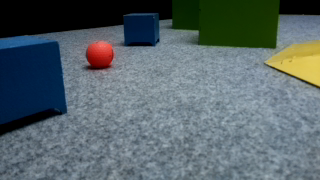
#> input picture Vision/20201030-120002.png, 320 x 180 px, found by its file name
$ python cv_loop.py   (older library calls are emulated)
#> lines starting #> are read from the running program, lines starting #| are printed output that depends on the picture; after the words box and inside, x2 and y2 are one past the last pixel; in counts of white or black regions, pixels touching at a corner belong together
#> in current_observation, image is the input picture: shape (180, 320, 3); mean B, G, R 105, 101, 88
import concurrent.futures
import multiprocessing
import sys
import time

import cv2
import numpy as np

# Initialse variablescd
# HSV colour thresholds
obstacle_avoidance = True

HSV_blue = [[76, 88, 18], [113, 255, 255]]
HSV_green = [[33, 77, 50], [74, 255, 255]]
HSV_yellow = [[15, 77, 23], [36, 255, 255]]
HSV_wall = [[0, 0, 0], [179, 255, 16]]
HSV_orange = [[101, 41, 51], [124, 255, 255]]
HSV_thresh = np.array([HSV_blue, HSV_green, HSV_yellow, HSV_wall, HSV_orange])

# Set morphology kernel size for image filtering
kernel = np.ones((5, 5))

# Initiate counter to only show every 10th computation
image_cnt = 0

# Define obstacle size, label, and colour
OBS_size = [0.075, 0.151, 0.56, 0, 0.044]   # size of obstacles in m
OBS_type = ["ROC", "SAT", "LAND", "WALL", "SAMP"] # labels
OBS_col = [[255, 127, 0], [0, 255, 0], [0, 255, 255], [255, 0, 255], [0, 127, 255]] # box colours
# Set camera image frame
#IMG_X = 640
#IMG_Y = 480
IMG_X = 320
IMG_Y = 240
# Calculate pixel focal width
KNOWN_PIXEL_WIDTH = 92  # Pixels
KNOWN_DIST = 0.20         # m
KNOWN_WIDTH = 0.069       # m
FOCAL_PIX = (KNOWN_PIXEL_WIDTH * KNOWN_DIST)/KNOWN_WIDTH

# Image crop to decrease image processing time
# [7 lines left out: function crop_image, not called in this run]

# HSV colour threshold filter
def mask_obs(image):
    # Convert BGR to HSV image
    now = time.time()
    HSV_bgy = cv2.cvtColor(image, cv2.COLOR_BGR2HSV)
#> HSV_bgy: shape (180, 320, 3); mean H, S, V 85.8, 83.1, 113.4
    # Convert RGB to HSV image
    HSV_o = cv2.cvtColor(image, cv2.COLOR_RGB2HSV)
#> HSV_o: shape (180, 320, 3); mean H, S, V 24.1, 83.1, 113.4
    masks_HSV = []
    # Apply mask for HSV range
    for indx, thresh in enumerate(HSV_thresh):
        # Blue Green and Yellow threshold and filter
        if indx < 4:
            now = time.time()
            masks_HSV.append(cv2.inRange(HSV_bgy, thresh[0], thresh[1]))
            elapsed = time.time() - now
            rate = 1.0 / elapsed
            #print([rate, "HSV_thresh+sum"])
        # Orange threshold and filter
        else:
            masks_HSV.append(cv2.inRange(HSV_o, thresh[0], thresh[1]))
#> after the loop, masks_HSV = 5 items
    elapsed = time.time() - now
    rate = 1.0 / elapsed
    #print([rate, "HSV_mask"])
    return masks_HSV

# Filters HSV image to remove noise
def HSV_filter(image):
    now = time.time()
    # HSV_sum = np.sum(image)
    # if HSV_sum > 0:
    # Opening - Erosion followed by dilation
    mask = cv2.morphologyEx(image, cv2.MORPH_OPEN, kernel)
    #mask = cv2.morphologyEx(mask, cv2.MORPH_CLOSE, kernel)
    mask = cv2.erode(mask, None, iterations=2)
    # Applying dilation a second time removes noise
    mask = cv2.dilate(mask, None, iterations=2)
    # else:
    #     mask = image
    elapsed = time.time() - now
    rate = 1.0 / elapsed
    #print([rate, "HSV_filter"])
    return mask

# [165 lines left out: functions HSV_orange_filter, detect_obs, not called in this run]

# Define Rocks
def detect_rock(hsv_masks):
    now = time.time()
    mask = hsv_masks
    HSV_sum = np.sum(mask)
    if HSV_sum == 0:
        return
    obs_array = []
    indx = 0
    contours, _ = cv2.findContours(mask, cv2.RETR_TREE, cv2.CHAIN_APPROX_SIMPLE)
    for cnt in contours:
        area = cv2.contourArea(cnt)
        # print(area)
        if area > 150:
            # obstacle type index
            obs_indx = indx
            # Obstacle label
            id_type = OBS_type[indx]
            # Boundary (x,y,w,h) box of contour
            boundary = cv2.boundingRect(cnt)
            # Check for error if boundaries outside of expected
            error = 0
            if boundary[1] >= 3:
                if ((boundary[3]/boundary[2])<0.6):
                    error = 1   # Obstacle overlapping
                    # Creates boundary for two obstacles with error noted
                    obs_array_overlap = overlap_obs(cnt, obs_indx, id_type, boundary, error)
                    # Appends two obstacles to array
                    for obs in obs_array_overlap:
                        obs_array.append(obs)
                    # Exit loop
                    continue
                elif (boundary[0] <= 3) or ((boundary[0] + boundary[2]) >= (IMG_X-3)):
                    error = 1   # Obstacle on boundary
                    obs_array_boundary = boundary_obs(cnt, obs_indx, id_type, boundary, error)
                    obs_array.append(obs_array_boundary)
                    # Exit loop
                    continue
                elif ((boundary[3]/boundary[2]) > 1.4):
                    error = 1   # Obstacle on boundary
                    obs_array_hidden = hidden_obs(cnt, obs_indx, id_type, boundary, error)
                    obs_array.append(obs_array_hidden)
                    # Exit loop
                    continue
                else:
                    error = 0   # No obstacle overlap
            # Find centre of enclosing circle
            centre, _ = cv2.minEnclosingCircle(cnt)
            # Width of contour in pixels
            pix_width = boundary[2]
            # Angle from centre of screen in radians
            obs_ang = np.arctan(((IMG_X/2) - int(centre[0]))/FOCAL_PIX)
            # Distance from camera in cm
            obs_dist = ((OBS_size[indx] * FOCAL_PIX) / pix_width)
            # Create list of values
            #print([id_type, pix_width, obs_dist])
            obs_array.append([obs_indx, id_type, obs_ang, obs_dist, centre, boundary, error])
    elapsed = time.time() - now
    rate = 1.0 / elapsed
    #print([rate, OBS_type[indx]])
    return obs_array

# Define Satellite
def detect_sat(hsv_masks):
    now = time.time()
    mask = hsv_masks
    HSV_sum = np.sum(mask)
    if HSV_sum == 0:
        return
    obs_array = []
    indx = 1
    contours, _ = cv2.findContours(mask, cv2.RETR_TREE, cv2.CHAIN_APPROX_SIMPLE)
    for cnt in contours:
        area = cv2.contourArea(cnt)
        # print(area)
        if area > 150:
            # obstacle type index
            obs_indx = indx
            # Obstacle label
            id_type = OBS_type[indx]
            # Boundary (x,y,w,h) box of contour
            boundary = cv2.boundingRect(cnt)
            # Check for error if boundaries outside of expected
            error = 0
            # [25 lines of commented-out code are left out]
            centre, _ = cv2.minEnclosingCircle(cnt)
            # Width of contour in pixels
            pix_width = boundary[2]
            # Angle from centre of screen in radians
            obs_ang = np.arctan(((IMG_X/2) - int(centre[0]))/FOCAL_PIX)
            # Distance from camera in cm
            obs_dist = ((OBS_size[indx] * FOCAL_PIX) / pix_width)
            # Create list of values
            #print([id_type, pix_width, obs_dist])
            obs_array.append([obs_indx, id_type, obs_ang, obs_dist, centre, boundary, error])
    elapsed = time.time() - now
    rate = 1.0 / elapsed
    #print([rate, OBS_type[indx]])
    return obs_array

# Define Lander
def detect_land(hsv_masks):
    now = time.time()
    mask = hsv_masks
    HSV_sum = np.sum(mask)
    if HSV_sum == 0:
        return
    obs_array = []
    indx = 2
    #_, contours, _ = cv2.findContours(mask, cv2.RETR_TREE, cv2.CHAIN_APPROX_SIMPLE)
    contours, _ = cv2.findContours(mask, cv2.RETR_EXTERNAL, cv2.CHAIN_APPROX_SIMPLE)
    cnt = np.concatenate(contours)
    #boundary_area = cv2.findNonZero(mask)
    # obstacle type index
    obs_indx = indx
    # Obstacle label
    id_type = OBS_type[indx]
    # Boundary (x,y,w,h) box of contour
    boundary = cv2.boundingRect(cnt)
    # Error if boundaries outside of norm
    if ((boundary[3]/boundary[2])>0.26):
        error = 1 # Lander partially obscured
    else:
        error = 0 # Lander completely visable
    # Find centre of enclosing circle
    centre, _ = cv2.minEnclosingCircle(cnt)
    # Width of contour in pixels
    pix_width = boundary[2]
    # Angle from centre of screen in radians
    obs_ang = np.arctan(((IMG_X/2) - int(centre[0]))/FOCAL_PIX)
    # Distance from camera in cm
    obs_dist = ((OBS_size[indx] * FOCAL_PIX) / pix_width)
    # Create list of values
    obs_array.append([obs_indx, id_type, obs_ang, obs_dist, centre, boundary, error])
    elapsed = time.time() - now
    rate = 1.0 / elapsed
    #print([rate, OBS_type[indx]])
    return obs_array

# Define Wall
def detect_wall(hsv_masks):
    now = time.time()
    mask = hsv_masks
    HSV_sum = np.sum(mask)
    if HSV_sum == 0:
        return
    obs_array = []
    indx = 3
    #_, contours, _ = cv2.findContours(mask, cv2.RETR_TREE, cv2.CHAIN_APPROX_SIMPLE)
    contours, _ = cv2.findContours(mask, cv2.RETR_EXTERNAL, cv2.CHAIN_APPROX_SIMPLE)
    # Sort contours by size
    areas = [cv2.contourArea(cnt) for cnt in contours]
    # index largest object
    max_index = np.argmax(areas)
    cnt = contours[max_index]
    # Draw simplified boundary
    boundary = cv2.convexHull(cnt)
    # obstacle type index
    obs_indx = indx
    # Obstacle label
    id_type = OBS_type[indx]
    # Error if boundaries outside of norm
    error = 0 # No error for wall
    centre, _ = cv2.minEnclosingCircle(cnt)
    # Angle from centre of screen in radians
    obs_ang = np.arctan(((IMG_X/2) - int(centre[0]))/FOCAL_PIX)
    # Distance from camera in cm
    obs_dist = 1
    if obs_dist > 15:
        error = 2
    # If both edge points don't touch the same edge, then the edge is hot and should be recorded as a boundary
    # for i in cnt:
    #     if cnt[] == cnt[i+1][0] or cnt[0][i] == cnt[i+1][0]:

    # Create list of values
    obs_array.append([obs_indx, id_type, obs_ang, obs_dist, centre, boundary, error])
    elapsed = time.time() - now
    rate = 1.0 / elapsed
    #print([rate, OBS_type[indx]])
    return obs_array

# Define Samples
def detect_samp(hsv_masks):
    mask = hsv_masks
    now = time.time()
    HSV_sum = np.sum(mask)
    if HSV_sum == 0:
        return
    obs_array = []
    indx = 4
    contours, _ = cv2.findContours(mask, cv2.RETR_TREE, cv2.CHAIN_APPROX_SIMPLE)
    for cnt in contours:
        area = cv2.contourArea(cnt)
        if area > 40:
            # obstacle type index
            obs_indx = indx
            # Obstacle label
            id_type = OBS_type[indx]
            #print([area, id_type])
            # Boundary (x,y,w,h) box of contour
            boundary = cv2.boundingRect(cnt)
            # Error if boundaries outside of norm
            error = 0
            # Find centre of enclosing circle
            centre, _ = cv2.minEnclosingCircle(cnt)
            # Width of contour in pixels
            pix_width = boundary[2]
            # Angle from centre of screen in radians
            obs_ang = np.arctan(((IMG_X/2) - int(centre[0]))/FOCAL_PIX)
            # Distance from camera in cm
            obs_dist = ((OBS_size[indx] * FOCAL_PIX) / pix_width)
            # Create list of values
            obs_array.append([obs_indx, id_type, obs_ang, obs_dist, centre, boundary, error])
    elapsed = time.time() - now
    rate = 1.0 / elapsed
    #print([rate, OBS_type[indx]])
    return obs_array

# [29 lines left out: function overlap_obs, not called in this run]

def boundary_obs(cnt, obs_indx, id_type, boundary, error):
    # Obstacle type index
    obs_indx = obs_indx
    # Obstacle label
    id_type = id_type
    # Error = 1 -  Values not to be trusted
    error = error
    # Boundary points
    boundary = boundary
    if (boundary[0] <= 3):
        # Centre point for obstacle based on height
        centre = (int((boundary[0] + boundary[2]) - boundary[3]), int(boundary[1]+(boundary[3]/2)))
        # Width of contour in pixels
        pix_width = boundary[3]
        # Angle from centre of screen in radians
        obs_ang = np.arctan(((IMG_X/2) - int(centre[0]))/FOCAL_PIX)
        # Distance from camera in cm
        obs_dist = ((OBS_size[obs_indx] * FOCAL_PIX) / pix_width)
        # Create list of values
        obs_array_boundary = ([obs_indx, id_type, obs_ang, obs_dist, centre, boundary, error])
        return obs_array_boundary
    else:
        # Centre point for obstacle based on height
        centre = (int(boundary[0] + boundary[3]), int(boundary[1] + (boundary[3]/2)))
        # Width of contour in pixels
        pix_width = boundary[3]
        # Angle from centre of screen in radians
        obs_ang = np.arctan(((IMG_X/2) - int(centre[0]))/FOCAL_PIX)
        # Distance from camera in cm
        obs_dist = ((OBS_size[obs_indx] * FOCAL_PIX) / pix_width)
        # Create list of values
        obs_array_boundary = ([obs_indx, id_type, obs_ang, obs_dist, centre, boundary, error])
        return obs_array_boundary

# [20 lines left out: function hidden_obs, not called in this run]

def disp_image(image, obstacle_array):
    obs_image = image
    new_obs = obstacle_array
    for i, _ in enumerate(new_obs):
        if new_obs[i][0] != 3:
            # Draw rectangle
            cv2.rectangle(obs_image, (int(new_obs[i][5][0]), int(new_obs[i][5][1])),\
            (int(new_obs[i][5][0] + new_obs[i][5][2]), int(new_obs[i][5][1] +\
            new_obs[i][5][3])), OBS_col[new_obs[i][0]], 1)
            # Draw shape type
            #cv2.putText(obs_image, new_obs[i][1], (int(new_obs[i][5][0]),\
            #int(new_obs[i][5][1] + new_obs[i][5][3]) + 13), cv2.FONT_HERSHEY_SIMPLEX, 0.3, OBS_col[new_obs[i][0]],1)
            # Draw distance in m
            cv2.putText(obs_image, "Dist:{:.1f}".format(new_obs[i][3]), (int(new_obs[i][5][0]),\
            int(new_obs[i][5][1] + new_obs[i][5][3]) + 13), cv2.FONT_HERSHEY_SIMPLEX, 0.3, OBS_col[new_obs[i][0]],1)
            # Draw angle in degrees to obstacle from camera
            cv2.putText(obs_image, "Deg:{:.1f}".format(np.degrees(new_obs[i][2])), (int(new_obs[i][5][0]),\
            int(new_obs[i][5][1] + new_obs[i][5][3]) + 26), cv2.FONT_HERSHEY_SIMPLEX, 0.3, OBS_col[new_obs[i][0]],1)
            # Draw area of obstacle from camera
            #cv2.putText(obs_image, "Area:{:.1f}".format(new_obs[i][6]), (int(new_obs[i][5][0]),\
            #int(new_obs[i][5][1] + new_obs[i][5][3]) + 39), cv2.FONT_HERSHEY_SIMPLEX, 0.3, OBS_col[new_obs[i][0]],1)
        else:
            # Draw contour around wall
            #cv2.drawContours(canvas, [new_obs[i][5]], -1, (0, 0, 255), 3)
            cv2.drawContours(obs_image, [new_obs[i][5]], -1, OBS_col[new_obs[i][0]], 1)
    return obs_image

def current_observation():
    # Grab frame
    #camera.capture(rawCapture, format="bgr", use_video_port=True)
    #image = rawCapture.array
    image = cv2.imread('/home/logic/EGB320-Rover/Vision/20201030-120002.png') # reads image 'opencv-logo.png' as grayscale
    #rawCapture.truncate(0)

    # Crop image
    #image = crop_image(image)

    # Apply HSV threshold to frame
    hsv_masks = mask_obs(image)
#> hsv_masks = 5 items

    # Apply filter to mask images to remove noise
    # Loop through filter
    mask_filter_loop = []
    now = time.time()
    for mask in hsv_masks:
        mask_filter_loop.append(HSV_filter(mask))
#> this loop made 5 passes
#> rate in HSV_filter on passes 1 to 5: 236.7, 333.6, 5817.3, 6512.9, 6168.1
#> pass 1, in HSV_filter, `mask = cv2.morphologyEx(image, cv2.MORPH_OPEN, kernel)`:
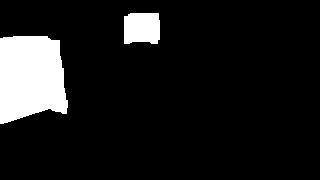
#> mask: shape (180, 320); 10.5% white; 2 white regions, box (x1, y1, x2, y2) and area: (0, 36, 68, 124) 5006, (124, 13, 160, 44) 1048
#> pass 1, in HSV_filter, `mask = cv2.erode(mask, None, iterations=2)`:
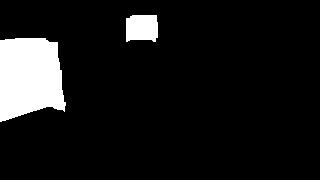
#> mask: shape (180, 320); 9.3% white; 2 white regions, box (x1, y1, x2, y2) and area: (0, 38, 66, 122) 4542, (126, 15, 158, 42) 788
#> after the loop, mask_filter_loop = 5 items
    elapsed = time.time() - now
    rate = 1.0 / elapsed
    print([rate, "Filter_Loop"])

    # Multiprocess filter
    now = time.time()
    with concurrent.futures.ProcessPoolExecutor() as executor:
        mask_filter = executor.map(HSV_filter, hsv_masks)
#> in HSV_filter (call 7), `mask = cv2.morphologyEx(image, cv2.MORPH_OPEN, kernel)`:
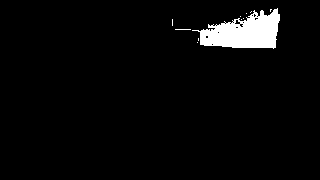
#> image: shape (180, 320); 3.7% white; 11 white regions (10 under 20 px), largest, box (x1, y1, x2, y2) and area: (192, 8, 280, 49) 2119
#> in HSV_filter (call 7), `rate = 1.0 / elapsed`: rate = 524.2
#> in HSV_filter (call 8), `mask = cv2.morphologyEx(image, cv2.MORPH_OPEN, kernel)`:
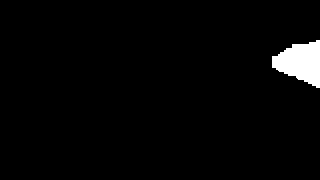
#> mask: shape (180, 320); 2.6% white; 1 white region, box (x1, y1, x2, y2) and area: (272, 40, 320, 88) 1502
#> in HSV_filter (call 8), `mask = cv2.erode(mask, None, iterations=2)`:
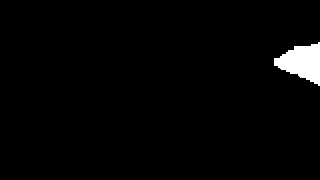
#> mask: shape (180, 320); 2.1% white; 1 white region, box (x1, y1, x2, y2) and area: (274, 42, 320, 86) 1222
#> in HSV_filter (call 8), `rate = 1.0 / elapsed`: rate = 230.4
#> in HSV_filter (call 9), `mask = cv2.morphologyEx(image, cv2.MORPH_OPEN, kernel)`:
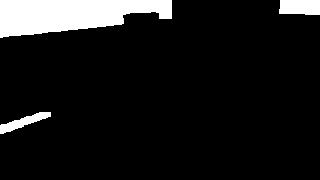
#> mask: shape (180, 320); 9.7% white; 3 white regions, box (x1, y1, x2, y2) and area: (0, 0, 172, 38) 4569, (279, 0, 320, 15) 580, (0, 112, 51, 134) 423
#> in HSV_filter (call 9), `mask = cv2.morphologyEx(image, cv2.MORPH_OPEN, kernel)`:
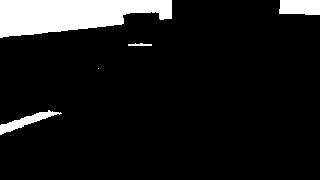
#> image: shape (180, 320); 9.8% white; 5 white regions (1 under 20 px), largest, box (x1, y1, x2, y2) and area: (0, 0, 172, 38) 4576, (279, 0, 320, 15) 580, (0, 110, 62, 135) 461, (128, 43, 152, 46) 52
#> in HSV_filter (call 9), `rate = 1.0 / elapsed`: rate = 221.6
#> (the rest of the program and of its run is left out)
